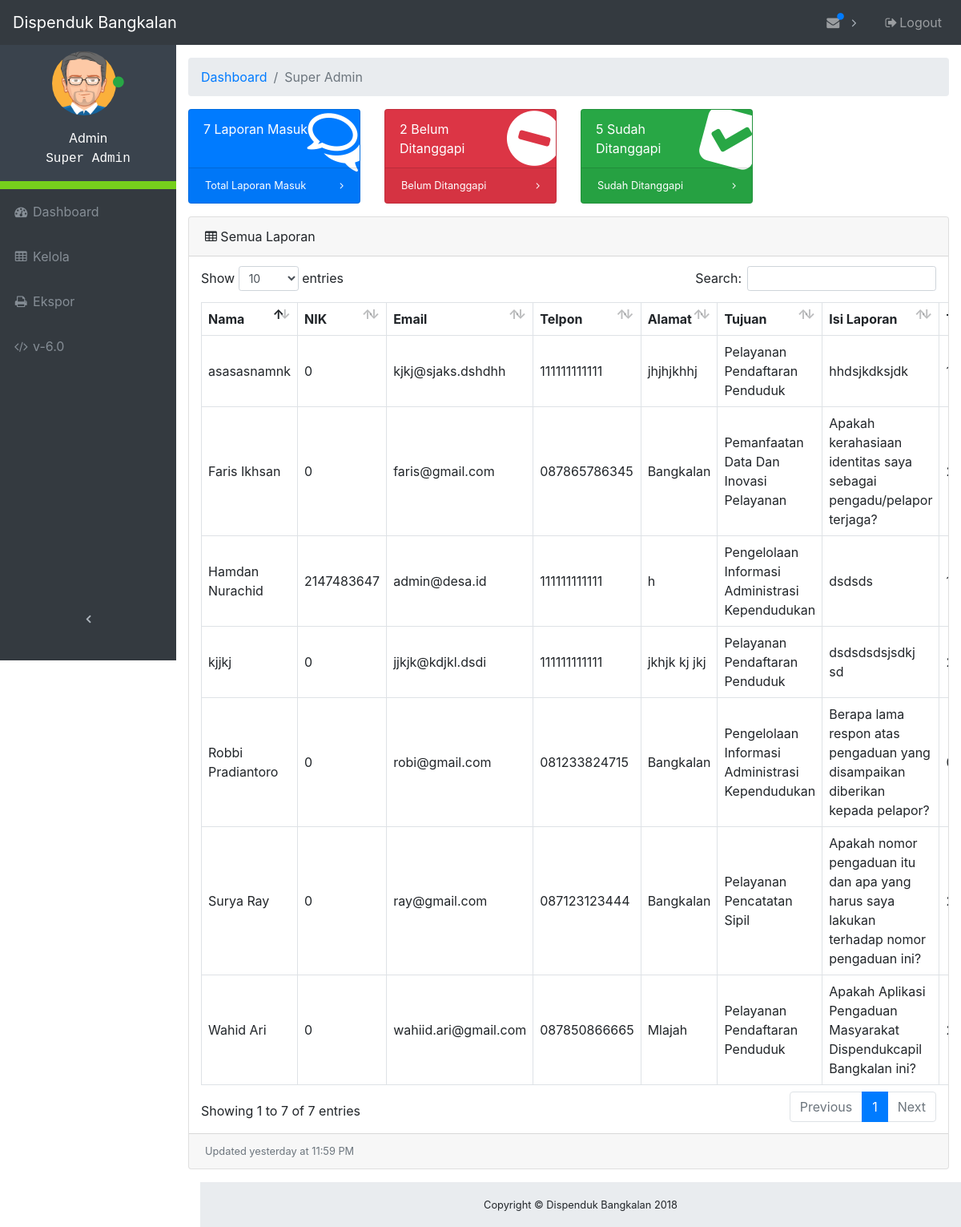
Screenshot of /admin/index (signed in) with the database file from the repository.
### tables this page shows
CREATE TABLE `divisi` (
  `id_divisi` int(11) NOT NULL,
  `nama_divisi` varchar(64) NOT NULL
);

CREATE TABLE `laporan` (
  `id` int(11) NOT NULL,
  `nama` varchar(64) NOT NULL,
  `nik` int(18) NOT NULL,
  `email` varchar(64) NOT NULL,
  `telpon` varchar(12) NOT NULL,
  `alamat` varchar(256) NOT NULL,
  `tujuan` int(11) NOT NULL,
  `isi` varchar(2048) NOT NULL,
  `tanggal` timestamp NOT NULL DEFAULT CURRENT_TIMESTAMP ON UPDATE CURRENT_TIMESTAMP,
  `status` varchar(12) NOT NULL
);

### admin/database.php (called while the page is built, shortened)
<?php
$db_host = "localhost";
$db_user = "root";
$db_pass = "";
$db_name = "kp";
try {
    $db = new PDO("mysql:host=$db_host;dbname=$db_name", $db_user, $db_pass);
} catch(PDOException $e) {
    die("Terjadi masalah: " . $e->getMessage());
}
function logged_admin () {
    global $db, $admin_login, $divisi, $id_admin;
    $sql = "SELECT * FROM admin, divisi WHERE admin.username = :username AND admin.divisi = divisi.id_divisi";
    $stmt = $db->prepare($sql);
    $stmt->bindValue(':username', $admin_login);
    $stmt->execute();
    foreach ($stmt as $col) {
        $divisi = $col['nama_divisi'];
    }
}

### admin/index.php (the view, shortened to what this page needs)
<?php
    require_once("database.php");
    logged_admin ();
    global $total_laporan_masuk, $total_laporan_menunggu, $total_laporan_ditanggapi;
    if ($id_admin > 0) {
        foreach($db->query("SELECT COUNT(*) FROM laporan WHERE laporan.tujuan = $id_admin") as $row) {
            $total_laporan_masuk = $row['COUNT(*)'];
        }
        foreach($db->query("SELECT COUNT(*) FROM laporan WHERE status = \"Ditanggapi\" AND laporan.tujuan = $id_admin") as $row) {
            $total_laporan_ditanggapi = $row['COUNT(*)'];
        }
        foreach($db->query("SELECT COUNT(*) FROM laporan WHERE status = \"Menunggu\" AND laporan.tujuan = $id_admin") as $row) {
            $total_laporan_menunggu = $row['COUNT(*)'];
        }
    } else {
        foreach($db->query("SELECT COUNT(*) FROM laporan") as $row) {
            $total_laporan_masuk = $row['COUNT(*)'];
        }
        foreach($db->query("SELECT COUNT(*) FROM laporan WHERE status = \"Ditanggapi\"") as $row) {
            $total_laporan_ditanggapi = $row['COUNT(*)'];
        }
        foreach($db->query("SELECT COUNT(*) FROM laporan WHERE status = \"Menunggu\"") as $row) {
            $total_laporan_menunggu = $row['COUNT(*)'];
        }
    }
 ?>
<!DOCTYPE html>
<html lang="en">
<head>
    <link href="vendor/bootstrap/css/bootstrap.css" rel="stylesheet">
    <link href="vendor/font-awesome/css/font-awesome.min.css" rel="stylesheet" type="text/css">
    <link href="vendor/datatables/dataTables.bootstrap4.css" rel="stylesheet">
    <link href="css/admin.css" rel="stylesheet">
</head>
<body class="fixed-nav sticky-footer" id="page-top">
    <nav class="navbar navbar-expand-lg navbar-dark bg-dark fixed-top" id="mainNav" >
        <a class="navbar-brand" href="index">Dispenduk Bangkalan</a>
        <div class="collapse navbar-collapse" id="navbarResponsive">
            <ul class="navbar-nav navbar-sidenav sidebar-menu" id="exampleAccordion">
                <li class="sidebar-profile nav-item" data-toggle="tooltip" data-placement="right" title="Admin">
                    <div class="profile-main">
                        <p class="image">
                            <img alt="image" src="images/avatar1.png" width="80">
                            <span class="status"><i class="fa fa-circle text-success"></i></span>
                        </p>
                        <p>
                            <span class="">Admin</span><br>
                            <span class="user" style="font-family: monospace;"><?php echo $divisi; ?></span>
                        </p>
                    </div>
                </li>
                <li class="nav-item" data-toggle="tooltip" data-placement="right" title="Dashboard">
                    <a class="nav-link" href="index">
                        <i class="fa fa-fw fa-dashboard"></i>
                        <span class="nav-link-text">Dashboard</span>
                    </a>
                </li>
                <li class="nav-item" data-toggle="tooltip" data-placement="right" title="Tables">
                    <a class="nav-link" href="tables">
                        <i class="fa fa-fw fa-table"></i>
                        <span class="nav-link-text">Kelola</span>
                    </a>
                </li>
                <li class="nav-item" data-toggle="tooltip" data-placement="right" title="Export">
                    <a class="nav-link" href="export">
                        <i class="fa fa-fw fa-print"></i>
                        <span class="nav-link-text">Ekspor</span>
                    </a>
                </li>
                <li class="nav-item" data-toggle="tooltip" data-placement="right" title="Version">
                    <a class="nav-link" href="#VersionModal" data-toggle="modal" data-target="#VersionModal">
                        <i class="fa fa-fw fa-code"></i>
                        <span class="nav-link-text">v-6.0</span>
                    </a>
                </li>
            </ul>
            <ul class="navbar-nav sidenav-toggler">
                <li class="nav-item">
                    <a class="nav-link text-center" id="sidenavToggler">
                        <i class="fa fa-fw fa-angle-left"></i>
                    </a>
                </li>
            </ul>
            <ul class="navbar-nav ml-auto">
                <li class="nav-item dropdown">
                    <a class="nav-link dropdown-toggle mr-lg-2" id="messagesDropdown" href="#" data-toggle="dropdown" aria-haspopup="true" aria-expanded="false">
                        <i class="fa fa-fw fa-envelope"></i>
                        <span class="indicator text-primary d-none d-lg-block">
                            <i class="fa fa-fw fa-circle"></i>
                        </span>
                    </a>
                    <?php
                        $statement = $db->query("SELECT * FROM laporan ORDER BY laporan.id DESC LIMIT 1");
                     ?>
                </li>
                <li class="nav-item">
                    <a class="nav-link" data-toggle="modal" data-target="#exampleModal">
                        <i class="fa fa-fw fa-sign-out"></i>Logout
                    </a>
                </li>
            </ul>
        </div>
    </nav>
    <div class="content-wrapper">
        <div class="container-fluid">
            <ol class="breadcrumb">
                <li class="breadcrumb-item">
                    <a href="#">Dashboard</a>
                </li>
                <li class="breadcrumb-item active"><?php echo $divisi; ?></li>
            </ol>
            <div class="row">
                <div class="col-xl-3 col-sm-6 mb-3">
                    <div class="card text-white bg-primary o-hidden h-100">
                        <div class="card-body">
                            <div class="card-body-icon">
                                <i class="fa fa-fw fa-comments-o"></i>
                            </div>
                            <div class="mr-5"><?php echo $total_laporan_masuk; ?> Laporan Masuk</div>
                        </div>
                        <a class="card-footer text-white clearfix small z-1" href="tables">
                            <span class="float-left">Total Laporan Masuk</span>
                            <span class="float-right">
                                <i class="fa fa-angle-right"></i>
                            </span>
                        </a>
                    </div>
                </div>
                <div class="col-xl-3 col-sm-6 mb-3">
                    <div class="card text-white bg-danger o-hidden h-100">
                        <div class="card-body">
                            <div class="card-body-icon">
                                <i class="fa fa-fw fa-minus-circle"></i>
                            </div>
                            <div class="mr-5"><?php echo $total_laporan_menunggu; ?> Belum Ditanggapi</div>
                        </div>
                        <a class="card-footer text-white clearfix small z-1" href="#">
                            <span class="float-left">Belum Ditanggapi</span>
                            <span class="float-right">
                                <i class="fa fa-angle-right"></i>
                            </span>
                        </a>
                    </div>
                </div>
                <div class="col-xl-3 col-sm-6 mb-3">
                    <div class="card text-white bg-success o-hidden h-100">
                        <div class="card-body">
                            <div class="card-body-icon">
                                <i class="fa fa-fw fa-check-square"></i>
                            </div>
                            <div class="mr-5"><?php echo $total_laporan_ditanggapi; ?> Sudah Ditanggapi</div>
                        </div>
                        <a class="card-footer text-white clearfix small z-1" href="#">
                            <span class="float-left">Sudah Ditanggapi</span>
                            <span class="float-right">
                                <i class="fa fa-angle-right"></i>
                            </span>
                        </a>
                    </div>
                </div>
            </div>
            <div class="card mb-3">
                <div class="card-header">
                    <i class="fa fa-table"></i> Semua Laporan
                </div>
                <div class="card-body">
                    <div class="table-responsive">
                        <table class="table table-bordered" id="dataTable" width="100%" cellspacing="0">
                            <thead>
                                <tr>
                                    <th>Nama</th>
                                    <th>NIK</th>
                                    <th>Email</th>
                                    <th>Telpon</th>
                                    <th>Alamat</th>
                                    <th>Tujuan</th>
                                    <th>Isi Laporan</th>
                                    <th>Tanggal</th>
                                </tr>
                            </thead>
                            <tbody>
                                <?php
                            if ($id_admin > 0) {
                                $statement = $db->query("SELECT * FROM laporan, divisi WHERE laporan.tujuan = divisi.id_divisi AND laporan.tujuan = $id_admin ORDER BY laporan.id DESC");
                            } else {
                                $statement = $db->query("SELECT * FROM laporan, divisi WHERE laporan.tujuan = divisi.id_divisi ORDER BY laporan.id DESC");
                            }
                            foreach ($statement as $key ) {
                                $mysqldate = $key['tanggal'];
                                $phpdate = strtotime($mysqldate);
                                $tanggal = date( 'd/m/Y', $phpdate);
                                ?>
                                <tr>
                                    <td><?php echo $key['nama']; ?></td>
                                    <td><?php echo $key['nik']; ?></td>
                                    <td><?php echo $key['email']; ?></td>
                                    <td><?php echo $key['telpon']; ?></td>
                                    <td><?php echo $key['alamat']; ?></td>
                                    <td><?php echo $key['nama_divisi']; ?></td>
                                    <td><?php echo $key['isi']; ?></td>
                                    <td><?php echo $tanggal; ?></td>
                                </tr>
                                <?php
                            }
                            ?>
                            </tbody>
                        </table>
                    </div>
                </div>
                <div class="card-footer small text-muted">Updated yesterday at 11:59 PM</div>
            </div>
        </div>
        <footer class="sticky-footer">
            <div class="container">
                <div class="text-center">
                    <small>Copyright © Dispenduk Bangkalan 2018</small>
                </div>
            </div>
        </footer>
    </div>
</body>
</html>

### admin/css/admin.css (style rules this page uses)
html { position: relative; min-height: 100%; }
body { overflow-x: hidden; }
body.sticky-footer { margin-bottom: 56px; }
body.sticky-footer .content-wrapper { min-height: calc(100vh - 56px - 56px); }
body.fixed-nav { padding-top: 56px; }
.content-wrapper { min-height: calc(100vh - 56px); padding-top: 1rem; }
.o-hidden { overflow: hidden !important; }
.z-1 { z-index: 1; }
#mainNav .navbar-collapse { overflow: auto; max-height: 75vh; }
#mainNav .navbar-collapse .navbar-nav .nav-item .nav-link { cursor: pointer; }
#mainNav .navbar-collapse .sidenav-toggler { display: none; }
#mainNav .navbar-collapse .navbar-nav > .nav-item.dropdown > .nav-link { position: relative; min-width: 45px; }
#mainNav .navbar-collapse .navbar-nav > .nav-item.dropdown > .nav-link:after { float: right; width: auto; content: '\f105'; border: none; font-family: 'FontAwesome'; }
#mainNav .navbar-collapse .navbar-nav > .nav-item.dropdown > .nav-link .indicator { position: absolute; top: 5px; left: 21px; font-size: 10px; }
@media (min-width: 992px) { #mainNav .navbar-brand { width: 250px; } }
@media (min-width: 992px) { #mainNav .navbar-collapse { overflow: visible; max-height: none; } }
@media (min-width: 992px) { #mainNav .navbar-collapse .navbar-sidenav { position: absolute; top: 0; left: 0; -webkit-flex-direction: column; -ms-flex-direction: column; flex-direction: column; margin-top: 56px; } }
@media (min-width: 992px) { #mainNav .navbar-collapse .navbar-sidenav > .nav-item { width: 220px; padding: 0; } }
@media (min-width: 992px) { #mainNav .navbar-collapse .navbar-sidenav > .nav-item > .nav-link { padding: 1em; } }
@media (min-width: 992px) { #mainNav .navbar-collapse .navbar-nav > .nav-item.dropdown > .nav-link { min-width: 0; } }
@media (min-width: 992px) { #mainNav .navbar-collapse .navbar-nav > .nav-item.dropdown > .nav-link:after { width: 24px; text-align: center; } }
#mainNav.fixed-top .sidenav-toggler { display: none; }
@media (min-width: 992px) { #mainNav.fixed-top .navbar-sidenav { height: calc(110vh - 112px); } }
@media (min-width: 992px) { #mainNav.fixed-top .sidenav-toggler { position: absolute; top: 0; left: 0; display: flex; -webkit-flex-direction: column; -ms-flex-direction: column; flex-direction: column; margin-top: calc(100vh - 56px); } }
@media (min-width: 992px) { #mainNav.fixed-top .sidenav-toggler > .nav-item { width: 220px; padding: 0; } }
@media (min-width: 992px) { #mainNav.fixed-top .sidenav-toggler > .nav-item > .nav-link { padding: 1em; } }
#mainNav.fixed-top.navbar-dark .sidenav-toggler a i { color: #adb5bd; }
.content-wrapper { overflow-x: hidden; background: white; }
@media (min-width: 992px) { .content-wrapper { margin-left: 220px; } }
#sidenavToggler i { font-weight: 800; }
#mainNav.navbar-dark .navbar-collapse .navbar-sidenav > .nav-item > .nav-link { color: #868e96; }
#mainNav.navbar-dark .navbar-collapse .navbar-nav > .nav-item.dropdown > .nav-link:after { color: #adb5bd; }
@media (min-width: 992px) { #mainNav.navbar-dark .navbar-collapse .navbar-sidenav { background: #343a40; } }
.card-body-icon { position: absolute; z-index: 0; top: -25px; right: -25px; font-size: 5rem; -webkit-transform: rotate(15deg); -ms-transform: rotate(15deg); transform: rotate(15deg); }
footer.sticky-footer { position: absolute; right: 0; bottom: 0; width: 100%; height: 56px; background-color: #e9ecef; line-height: 55px; }
@media (min-width: 992px) { footer.sticky-footer { width: calc(100% - 250px); } }
ul.sidebar-menu li.sidebar-profile { background-color: #3A434D; padding: 10px; color: #fff; text-align: center; border-bottom: 10px solid #76CF1C; }
ul.sidebar-menu li.sidebar-profile .image img { border-radius: 60%; }
ul.sidebar-menu li.sidebar-profile .status { margin-top: -10px; font-size: 7; margin-left: -9px; }
ul.sidebar-menu li.sidebar-profile .profile-main { margin-top: 8px; }

### rows the page displays
laporan: nama "Hamdan Nurachid", nik "2147483647", email "admin@desa.id", telpon "111111111111", alamat "h", tujuan.nama_divisi "Pengelolaan Informasi Administrasi Kependudukan", isi "dsdsds"
laporan: nama "asasasnamnk", nik "0", email "kjkj@sjaks.dshdhh", telpon "111111111111", alamat "jhjhjkhhj", tujuan.nama_divisi "Pelayanan Pendaftaran Penduduk", isi "hhdsjkdksjdk"
laporan: nama "kjjkj", nik "0", email "jjkjk@kdjkl.dsdi", telpon "111111111111", alamat "jkhjk kj jkj", tujuan.nama_divisi "Pelayanan Pendaftaran Penduduk", isi "dsdsdsdsjsdkj sd"
laporan: nama "Robbi Pradiantoro", nik "0", email "robi@gmail.com", telpon "081233824715", alamat "Bangkalan", tujuan.nama_divisi "Pengelolaan Informasi Administrasi Kependudukan", isi "Berapa lama respon atas pengaduan yang disampaikan diberikan kepada pelapor?"
laporan: nama "Faris Ikhsan", nik "0", email "faris@gmail.com", telpon "087865786345", alamat "Bangkalan", tujuan.nama_divisi "Pemanfaatan Data Dan Inovasi Pelayanan", isi "Apakah kerahasiaan identitas saya sebagai pengadu/pelapor terjaga?"
laporan: nama "Surya Ray", nik "0", email "ray@gmail.com", telpon "087123123444", alamat "Bangkalan", tujuan.nama_divisi "Pelayanan Pencatatan Sipil", isi "Apakah nomor pengaduan itu dan apa yang harus saya lakukan terhadap nomor pengaduan ini?"
laporan: nama "Wahid Ari", nik "0", email "wahiid.ari@gmail.com", telpon "087850866665", alamat "Mlajah", tujuan.nama_divisi "Pelayanan Pendaftaran Penduduk", isi "Apakah Aplikasi Pengaduan Masyarakat Dispendukcapil Bangkalan ini?"

### other values shown
$divisi "Super Admin"
$total_laporan_masuk "7"
$total_laporan_menunggu "2"
$total_laporan_ditanggapi "5"
